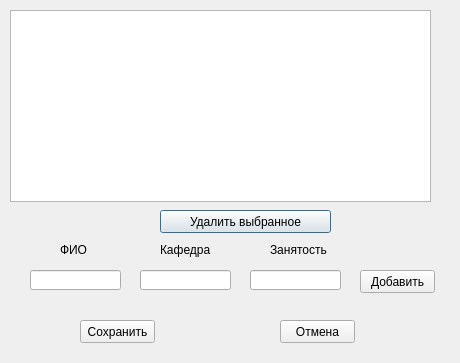
<?xml version="1.0" encoding="UTF-8"?>
<ui version="4.0">
 <class>edit</class>
 <widget class="QDialog" name="edit">
  <property name="geometry">
   <rect>
    <x>0</x>
    <y>0</y>
    <width>460</width>
    <height>363</height>
   </rect>
  </property>
  <property name="windowTitle">
   <string>Dialog</string>
  </property>
  <widget class="QTableView" name="tableView">
   <property name="geometry">
    <rect>
     <x>10</x>
     <y>10</y>
     <width>421</width>
     <height>192</height>
    </rect>
   </property>
   <property name="autoScrollMargin">
    <number>10</number>
   </property>
   <property name="selectionMode">
    <enum>QAbstractItemView::ExtendedSelection</enum>
   </property>
  </widget>
  <widget class="QPushButton" name="pushButton">
   <property name="geometry">
    <rect>
     <x>160</x>
     <y>210</y>
     <width>171</width>
     <height>23</height>
    </rect>
   </property>
   <property name="text">
    <string>Удалить выбранное</string>
   </property>
  </widget>
  <widget class="QPushButton" name="pushButton_2">
   <property name="geometry">
    <rect>
     <x>360</x>
     <y>270</y>
     <width>75</width>
     <height>23</height>
    </rect>
   </property>
   <property name="text">
    <string>Добавить</string>
   </property>
  </widget>
  <widget class="QLineEdit" name="lineEdit">
   <property name="geometry">
    <rect>
     <x>30</x>
     <y>270</y>
     <width>91</width>
     <height>20</height>
    </rect>
   </property>
  </widget>
  <widget class="QLabel" name="label">
   <property name="geometry">
    <rect>
     <x>60</x>
     <y>240</y>
     <width>31</width>
     <height>20</height>
    </rect>
   </property>
   <property name="text">
    <string>ФИО</string>
   </property>
  </widget>
  <widget class="QPushButton" name="pushButton_3">
   <property name="geometry">
    <rect>
     <x>80</x>
     <y>320</y>
     <width>75</width>
     <height>23</height>
    </rect>
   </property>
   <property name="text">
    <string>Сохранить</string>
   </property>
  </widget>
  <widget class="QPushButton" name="pushButton_4">
   <property name="geometry">
    <rect>
     <x>280</x>
     <y>320</y>
     <width>75</width>
     <height>23</height>
    </rect>
   </property>
   <property name="text">
    <string>Отмена</string>
   </property>
  </widget>
  <widget class="QLabel" name="label_2">
   <property name="geometry">
    <rect>
     <x>160</x>
     <y>240</y>
     <width>51</width>
     <height>20</height>
    </rect>
   </property>
   <property name="text">
    <string>Кафедра</string>
   </property>
  </widget>
  <widget class="QLabel" name="label_3">
   <property name="geometry">
    <rect>
     <x>270</x>
     <y>240</y>
     <width>61</width>
     <height>20</height>
    </rect>
   </property>
   <property name="text">
    <string>Занятость</string>
   </property>
  </widget>
  <widget class="QLineEdit" name="lineEdit_2">
   <property name="geometry">
    <rect>
     <x>250</x>
     <y>270</y>
     <width>91</width>
     <height>20</height>
    </rect>
   </property>
  </widget>
  <widget class="QLineEdit" name="lineEdit_3">
   <property name="geometry">
    <rect>
     <x>140</x>
     <y>270</y>
     <width>91</width>
     <height>20</height>
    </rect>
   </property>
  </widget>
 </widget>
 <resources/>
 <connections/>
</ui>
